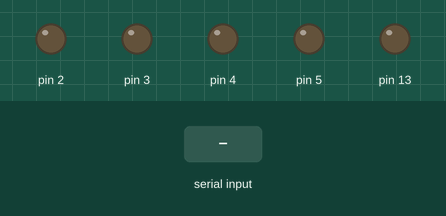
A sketch run on a simulated Arduino Uno, built with avr-gcc and run on an emulated ATmega328P. On the bench: output pins drawn as LEDs (lit = HIGH). Inputs (shaded band) come from the test bench.

Above: at 1.2 s.
1.3 s: "L" received over the second serial link
At 1.7 s:
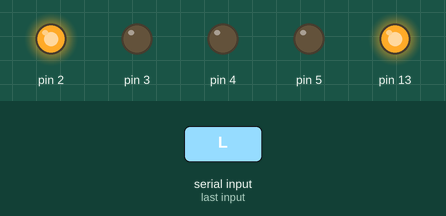
3.3 s: "R" received over the second serial link
At 3.7 s:
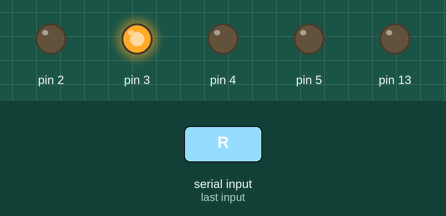
Timing chart, 0 to 6.3 s (numbered marks = the images above; inputs shaded):
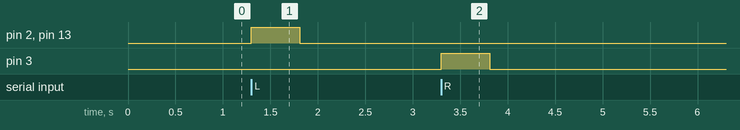

Measured:
- after the input at 1.3 s, pin 2, pin 13: LOW → HIGH at once, → LOW 0.51 s later
- after the input at 3.3 s, pin 3: LOW → HIGH at once, → LOW 0.51 s later

The sketch:

vibrator.ino
```cpp
#include <SoftwareSerial.h>
SoftwareSerial BT(10, 11);
void setup() {
  Serial.begin(9600);
  vibratorInit();
  // set digital pin to control as an output
  pinMode(13, OUTPUT);
  // set the data rate for the SoftwareSerial port
  BT.begin(9600);
  // Send test message to other device
  BT.println("Hello from Arduino");
  pinMode(4,OUTPUT);
  pinMode(5,OUTPUT);
}

int state = LOW;
unsigned long previousMillis = 0;
const long interval = 500;

void vibratorInit(void) {
  pinMode(2, OUTPUT);      //10 left
  pinMode(3, OUTPUT);    //11 right
}

char a; // stores incoming character from other device

void loop() {
  if (BT.available())
    // if text arrived in from BT serial...
    {
      a=(BT.read());
      if (a=='L')
      {
        digitalWrite(13, HIGH);
        digitalWrite(2, HIGH);
        BT.println("LED on");
        delay(500);
        digitalWrite(13, LOW);
        digitalWrite(2, LOW);
      }
      else if (a=='R')
      {
        digitalWrite(13, LOW);
        digitalWrite(3, HIGH);
        BT.println("LED off");
        delay(500);
        digitalWrite(3, LOW);
      }
      else if (a=='?')
      {
        BT.println("Send '1' to turn LED on");
        BT.println("Send '2' to turn LED on");
      }
      // you can add more "if" statements with other characters to add more commands
    }

  }
```
